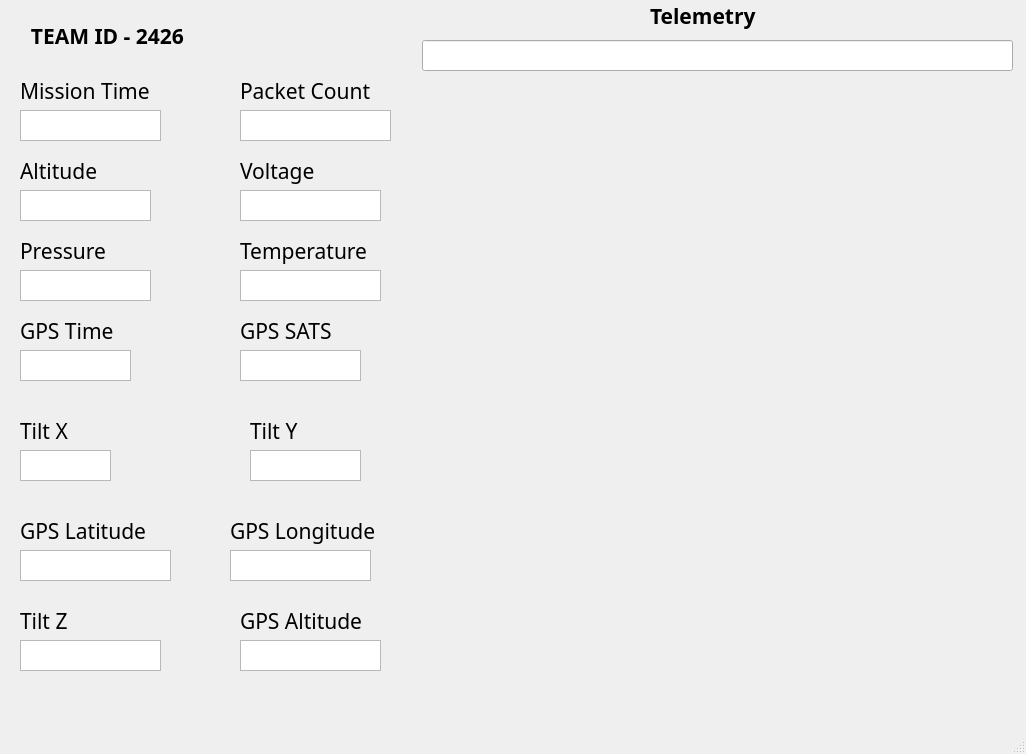
<?xml version="1.0" encoding="UTF-8"?>
<ui version="4.0">
 <class>MainWindow</class>
 <widget class="QMainWindow" name="MainWindow">
  <property name="enabled">
   <bool>true</bool>
  </property>
  <property name="geometry">
   <rect>
    <x>0</x>
    <y>0</y>
    <width>1026</width>
    <height>754</height>
   </rect>
  </property>
  <property name="windowTitle">
   <string>MainWindow</string>
  </property>
  <widget class="QWidget" name="centralwidget">
   <widget class="QLabel" name="label">
    <property name="geometry">
     <rect>
      <x>750</x>
      <y>80</y>
      <width>271</width>
      <height>191</height>
     </rect>
    </property>
    <property name="text">
     <string/>
    </property>
    <property name="pixmap">
     <pixmap resource="test.qrc">:/cansat/acc.PNG</pixmap>
    </property>
    <property name="scaledContents">
     <bool>true</bool>
    </property>
   </widget>
   <widget class="QLabel" name="label_2">
    <property name="geometry">
     <rect>
      <x>460</x>
      <y>80</y>
      <width>261</width>
      <height>191</height>
     </rect>
    </property>
    <property name="text">
     <string/>
    </property>
    <property name="pixmap">
     <pixmap resource="test.qrc">:/logo/2426.PNG</pixmap>
    </property>
    <property name="scaledContents">
     <bool>true</bool>
    </property>
   </widget>
   <widget class="QLabel" name="label_3">
    <property name="geometry">
     <rect>
      <x>20</x>
      <y>0</y>
      <width>221</width>
      <height>71</height>
     </rect>
    </property>
    <property name="font">
     <font>
      <family>Bodoni MT</family>
      <pointsize>16</pointsize>
      <weight>75</weight>
      <bold>true</bold>
     </font>
    </property>
    <property name="text">
     <string>  TEAM ID - 2426</string>
    </property>
   </widget>
   <widget class="QLabel" name="label_6">
    <property name="geometry">
     <rect>
      <x>20</x>
      <y>70</y>
      <width>171</width>
      <height>41</height>
     </rect>
    </property>
    <property name="font">
     <font>
      <family>Bodoni MT</family>
      <pointsize>16</pointsize>
     </font>
    </property>
    <property name="text">
     <string>Mission Time</string>
    </property>
   </widget>
   <widget class="QTextEdit" name="textEdit">
    <property name="geometry">
     <rect>
      <x>20</x>
      <y>110</y>
      <width>141</width>
      <height>31</height>
     </rect>
    </property>
    <property name="html">
     <string>&lt;!DOCTYPE HTML PUBLIC &quot;-//W3C//DTD HTML 4.0//EN&quot; &quot;http://www.w3.org/TR/REC-html40/strict.dtd&quot;&gt;
&lt;html&gt;&lt;head&gt;&lt;meta name=&quot;qrichtext&quot; content=&quot;1&quot; /&gt;&lt;style type=&quot;text/css&quot;&gt;
p, li { white-space: pre-wrap; }
&lt;/style&gt;&lt;/head&gt;&lt;body style=&quot; font-family:'MS Shell Dlg 2'; font-size:7.8pt; font-weight:400; font-style:normal;&quot;&gt;
&lt;p style=&quot;-qt-paragraph-type:empty; margin-top:0px; margin-bottom:0px; margin-left:0px; margin-right:0px; -qt-block-indent:0; text-indent:0px;&quot;&gt;&lt;br /&gt;&lt;/p&gt;&lt;/body&gt;&lt;/html&gt;</string>
    </property>
   </widget>
   <widget class="QLabel" name="label_7">
    <property name="geometry">
     <rect>
      <x>240</x>
      <y>70</y>
      <width>171</width>
      <height>41</height>
     </rect>
    </property>
    <property name="font">
     <font>
      <family>Bodoni MT</family>
      <pointsize>16</pointsize>
     </font>
    </property>
    <property name="text">
     <string>Packet Count</string>
    </property>
   </widget>
   <widget class="QTextEdit" name="textEdit_2">
    <property name="geometry">
     <rect>
      <x>240</x>
      <y>110</y>
      <width>151</width>
      <height>31</height>
     </rect>
    </property>
    <property name="html">
     <string>&lt;!DOCTYPE HTML PUBLIC &quot;-//W3C//DTD HTML 4.0//EN&quot; &quot;http://www.w3.org/TR/REC-html40/strict.dtd&quot;&gt;
&lt;html&gt;&lt;head&gt;&lt;meta name=&quot;qrichtext&quot; content=&quot;1&quot; /&gt;&lt;style type=&quot;text/css&quot;&gt;
p, li { white-space: pre-wrap; }
&lt;/style&gt;&lt;/head&gt;&lt;body style=&quot; font-family:'MS Shell Dlg 2'; font-size:7.8pt; font-weight:400; font-style:normal;&quot;&gt;
&lt;p style=&quot;-qt-paragraph-type:empty; margin-top:0px; margin-bottom:0px; margin-left:0px; margin-right:0px; -qt-block-indent:0; text-indent:0px;&quot;&gt;&lt;br /&gt;&lt;/p&gt;&lt;/body&gt;&lt;/html&gt;</string>
    </property>
   </widget>
   <widget class="QLabel" name="label_8">
    <property name="geometry">
     <rect>
      <x>20</x>
      <y>150</y>
      <width>171</width>
      <height>41</height>
     </rect>
    </property>
    <property name="font">
     <font>
      <family>Bodoni MT</family>
      <pointsize>16</pointsize>
     </font>
    </property>
    <property name="text">
     <string>Altitude</string>
    </property>
   </widget>
   <widget class="QTextEdit" name="textEdit_3">
    <property name="geometry">
     <rect>
      <x>20</x>
      <y>190</y>
      <width>131</width>
      <height>31</height>
     </rect>
    </property>
    <property name="html">
     <string>&lt;!DOCTYPE HTML PUBLIC &quot;-//W3C//DTD HTML 4.0//EN&quot; &quot;http://www.w3.org/TR/REC-html40/strict.dtd&quot;&gt;
&lt;html&gt;&lt;head&gt;&lt;meta name=&quot;qrichtext&quot; content=&quot;1&quot; /&gt;&lt;style type=&quot;text/css&quot;&gt;
p, li { white-space: pre-wrap; }
&lt;/style&gt;&lt;/head&gt;&lt;body style=&quot; font-family:'MS Shell Dlg 2'; font-size:7.8pt; font-weight:400; font-style:normal;&quot;&gt;
&lt;p style=&quot;-qt-paragraph-type:empty; margin-top:0px; margin-bottom:0px; margin-left:0px; margin-right:0px; -qt-block-indent:0; text-indent:0px;&quot;&gt;&lt;br /&gt;&lt;/p&gt;&lt;/body&gt;&lt;/html&gt;</string>
    </property>
   </widget>
   <widget class="QTextEdit" name="textEdit_4">
    <property name="geometry">
     <rect>
      <x>240</x>
      <y>190</y>
      <width>141</width>
      <height>31</height>
     </rect>
    </property>
    <property name="html">
     <string>&lt;!DOCTYPE HTML PUBLIC &quot;-//W3C//DTD HTML 4.0//EN&quot; &quot;http://www.w3.org/TR/REC-html40/strict.dtd&quot;&gt;
&lt;html&gt;&lt;head&gt;&lt;meta name=&quot;qrichtext&quot; content=&quot;1&quot; /&gt;&lt;style type=&quot;text/css&quot;&gt;
p, li { white-space: pre-wrap; }
&lt;/style&gt;&lt;/head&gt;&lt;body style=&quot; font-family:'MS Shell Dlg 2'; font-size:7.8pt; font-weight:400; font-style:normal;&quot;&gt;
&lt;p style=&quot;-qt-paragraph-type:empty; margin-top:0px; margin-bottom:0px; margin-left:0px; margin-right:0px; -qt-block-indent:0; text-indent:0px;&quot;&gt;&lt;br /&gt;&lt;/p&gt;&lt;/body&gt;&lt;/html&gt;</string>
    </property>
   </widget>
   <widget class="QLabel" name="label_9">
    <property name="geometry">
     <rect>
      <x>240</x>
      <y>150</y>
      <width>171</width>
      <height>41</height>
     </rect>
    </property>
    <property name="font">
     <font>
      <family>Bodoni MT</family>
      <pointsize>16</pointsize>
     </font>
    </property>
    <property name="text">
     <string>Voltage</string>
    </property>
   </widget>
   <widget class="QLabel" name="label_10">
    <property name="geometry">
     <rect>
      <x>20</x>
      <y>230</y>
      <width>171</width>
      <height>41</height>
     </rect>
    </property>
    <property name="font">
     <font>
      <family>Bodoni MT</family>
      <pointsize>16</pointsize>
     </font>
    </property>
    <property name="text">
     <string>Pressure</string>
    </property>
   </widget>
   <widget class="QTextEdit" name="textEdit_5">
    <property name="geometry">
     <rect>
      <x>20</x>
      <y>270</y>
      <width>131</width>
      <height>31</height>
     </rect>
    </property>
    <property name="html">
     <string>&lt;!DOCTYPE HTML PUBLIC &quot;-//W3C//DTD HTML 4.0//EN&quot; &quot;http://www.w3.org/TR/REC-html40/strict.dtd&quot;&gt;
&lt;html&gt;&lt;head&gt;&lt;meta name=&quot;qrichtext&quot; content=&quot;1&quot; /&gt;&lt;style type=&quot;text/css&quot;&gt;
p, li { white-space: pre-wrap; }
&lt;/style&gt;&lt;/head&gt;&lt;body style=&quot; font-family:'MS Shell Dlg 2'; font-size:7.8pt; font-weight:400; font-style:normal;&quot;&gt;
&lt;p style=&quot;-qt-paragraph-type:empty; margin-top:0px; margin-bottom:0px; margin-left:0px; margin-right:0px; -qt-block-indent:0; text-indent:0px;&quot;&gt;&lt;br /&gt;&lt;/p&gt;&lt;/body&gt;&lt;/html&gt;</string>
    </property>
   </widget>
   <widget class="QLabel" name="label_11">
    <property name="geometry">
     <rect>
      <x>240</x>
      <y>230</y>
      <width>171</width>
      <height>41</height>
     </rect>
    </property>
    <property name="font">
     <font>
      <family>Bodoni MT</family>
      <pointsize>16</pointsize>
     </font>
    </property>
    <property name="text">
     <string>Temperature</string>
    </property>
   </widget>
   <widget class="QTextEdit" name="textEdit_6">
    <property name="geometry">
     <rect>
      <x>240</x>
      <y>270</y>
      <width>141</width>
      <height>31</height>
     </rect>
    </property>
    <property name="html">
     <string>&lt;!DOCTYPE HTML PUBLIC &quot;-//W3C//DTD HTML 4.0//EN&quot; &quot;http://www.w3.org/TR/REC-html40/strict.dtd&quot;&gt;
&lt;html&gt;&lt;head&gt;&lt;meta name=&quot;qrichtext&quot; content=&quot;1&quot; /&gt;&lt;style type=&quot;text/css&quot;&gt;
p, li { white-space: pre-wrap; }
&lt;/style&gt;&lt;/head&gt;&lt;body style=&quot; font-family:'MS Shell Dlg 2'; font-size:7.8pt; font-weight:400; font-style:normal;&quot;&gt;
&lt;p style=&quot;-qt-paragraph-type:empty; margin-top:0px; margin-bottom:0px; margin-left:0px; margin-right:0px; -qt-block-indent:0; text-indent:0px;&quot;&gt;&lt;br /&gt;&lt;/p&gt;&lt;/body&gt;&lt;/html&gt;</string>
    </property>
   </widget>
   <widget class="QLabel" name="label_12">
    <property name="geometry">
     <rect>
      <x>20</x>
      <y>410</y>
      <width>171</width>
      <height>41</height>
     </rect>
    </property>
    <property name="font">
     <font>
      <family>Bodoni MT</family>
      <pointsize>16</pointsize>
     </font>
    </property>
    <property name="text">
     <string>Tilt X</string>
    </property>
   </widget>
   <widget class="QLabel" name="label_13">
    <property name="geometry">
     <rect>
      <x>250</x>
      <y>410</y>
      <width>171</width>
      <height>41</height>
     </rect>
    </property>
    <property name="font">
     <font>
      <family>Bodoni MT</family>
      <pointsize>16</pointsize>
     </font>
    </property>
    <property name="text">
     <string>Tilt Y</string>
    </property>
   </widget>
   <widget class="QLabel" name="label_14">
    <property name="geometry">
     <rect>
      <x>20</x>
      <y>600</y>
      <width>171</width>
      <height>41</height>
     </rect>
    </property>
    <property name="font">
     <font>
      <family>Bodoni MT</family>
      <pointsize>16</pointsize>
     </font>
    </property>
    <property name="text">
     <string>Tilt Z</string>
    </property>
   </widget>
   <widget class="QTextEdit" name="textEdit_7">
    <property name="geometry">
     <rect>
      <x>20</x>
      <y>450</y>
      <width>91</width>
      <height>31</height>
     </rect>
    </property>
    <property name="html">
     <string>&lt;!DOCTYPE HTML PUBLIC &quot;-//W3C//DTD HTML 4.0//EN&quot; &quot;http://www.w3.org/TR/REC-html40/strict.dtd&quot;&gt;
&lt;html&gt;&lt;head&gt;&lt;meta name=&quot;qrichtext&quot; content=&quot;1&quot; /&gt;&lt;style type=&quot;text/css&quot;&gt;
p, li { white-space: pre-wrap; }
&lt;/style&gt;&lt;/head&gt;&lt;body style=&quot; font-family:'MS Shell Dlg 2'; font-size:7.8pt; font-weight:400; font-style:normal;&quot;&gt;
&lt;p style=&quot;-qt-paragraph-type:empty; margin-top:0px; margin-bottom:0px; margin-left:0px; margin-right:0px; -qt-block-indent:0; text-indent:0px;&quot;&gt;&lt;br /&gt;&lt;/p&gt;&lt;/body&gt;&lt;/html&gt;</string>
    </property>
   </widget>
   <widget class="QTextEdit" name="textEdit_8">
    <property name="geometry">
     <rect>
      <x>250</x>
      <y>450</y>
      <width>111</width>
      <height>31</height>
     </rect>
    </property>
    <property name="html">
     <string>&lt;!DOCTYPE HTML PUBLIC &quot;-//W3C//DTD HTML 4.0//EN&quot; &quot;http://www.w3.org/TR/REC-html40/strict.dtd&quot;&gt;
&lt;html&gt;&lt;head&gt;&lt;meta name=&quot;qrichtext&quot; content=&quot;1&quot; /&gt;&lt;style type=&quot;text/css&quot;&gt;
p, li { white-space: pre-wrap; }
&lt;/style&gt;&lt;/head&gt;&lt;body style=&quot; font-family:'MS Shell Dlg 2'; font-size:7.8pt; font-weight:400; font-style:normal;&quot;&gt;
&lt;p style=&quot;-qt-paragraph-type:empty; margin-top:0px; margin-bottom:0px; margin-left:0px; margin-right:0px; -qt-block-indent:0; text-indent:0px;&quot;&gt;&lt;br /&gt;&lt;/p&gt;&lt;/body&gt;&lt;/html&gt;</string>
    </property>
   </widget>
   <widget class="QTextEdit" name="textEdit_9">
    <property name="geometry">
     <rect>
      <x>20</x>
      <y>640</y>
      <width>141</width>
      <height>31</height>
     </rect>
    </property>
    <property name="html">
     <string>&lt;!DOCTYPE HTML PUBLIC &quot;-//W3C//DTD HTML 4.0//EN&quot; &quot;http://www.w3.org/TR/REC-html40/strict.dtd&quot;&gt;
&lt;html&gt;&lt;head&gt;&lt;meta name=&quot;qrichtext&quot; content=&quot;1&quot; /&gt;&lt;style type=&quot;text/css&quot;&gt;
p, li { white-space: pre-wrap; }
&lt;/style&gt;&lt;/head&gt;&lt;body style=&quot; font-family:'MS Shell Dlg 2'; font-size:7.8pt; font-weight:400; font-style:normal;&quot;&gt;
&lt;p style=&quot;-qt-paragraph-type:empty; margin-top:0px; margin-bottom:0px; margin-left:0px; margin-right:0px; -qt-block-indent:0; text-indent:0px;&quot;&gt;&lt;br /&gt;&lt;/p&gt;&lt;/body&gt;&lt;/html&gt;</string>
    </property>
   </widget>
   <widget class="QLabel" name="label_15">
    <property name="geometry">
     <rect>
      <x>20</x>
      <y>310</y>
      <width>171</width>
      <height>41</height>
     </rect>
    </property>
    <property name="font">
     <font>
      <family>Bodoni MT</family>
      <pointsize>16</pointsize>
     </font>
    </property>
    <property name="text">
     <string>GPS Time</string>
    </property>
   </widget>
   <widget class="QTextEdit" name="textEdit_10">
    <property name="geometry">
     <rect>
      <x>20</x>
      <y>350</y>
      <width>111</width>
      <height>31</height>
     </rect>
    </property>
    <property name="html">
     <string>&lt;!DOCTYPE HTML PUBLIC &quot;-//W3C//DTD HTML 4.0//EN&quot; &quot;http://www.w3.org/TR/REC-html40/strict.dtd&quot;&gt;
&lt;html&gt;&lt;head&gt;&lt;meta name=&quot;qrichtext&quot; content=&quot;1&quot; /&gt;&lt;style type=&quot;text/css&quot;&gt;
p, li { white-space: pre-wrap; }
&lt;/style&gt;&lt;/head&gt;&lt;body style=&quot; font-family:'MS Shell Dlg 2'; font-size:7.8pt; font-weight:400; font-style:normal;&quot;&gt;
&lt;p style=&quot;-qt-paragraph-type:empty; margin-top:0px; margin-bottom:0px; margin-left:0px; margin-right:0px; -qt-block-indent:0; text-indent:0px;&quot;&gt;&lt;br /&gt;&lt;/p&gt;&lt;/body&gt;&lt;/html&gt;</string>
    </property>
   </widget>
   <widget class="QLabel" name="label_16">
    <property name="geometry">
     <rect>
      <x>240</x>
      <y>310</y>
      <width>171</width>
      <height>41</height>
     </rect>
    </property>
    <property name="font">
     <font>
      <family>Bodoni MT</family>
      <pointsize>16</pointsize>
     </font>
    </property>
    <property name="text">
     <string>GPS SATS</string>
    </property>
   </widget>
   <widget class="QTextEdit" name="textEdit_11">
    <property name="geometry">
     <rect>
      <x>240</x>
      <y>350</y>
      <width>121</width>
      <height>31</height>
     </rect>
    </property>
    <property name="html">
     <string>&lt;!DOCTYPE HTML PUBLIC &quot;-//W3C//DTD HTML 4.0//EN&quot; &quot;http://www.w3.org/TR/REC-html40/strict.dtd&quot;&gt;
&lt;html&gt;&lt;head&gt;&lt;meta name=&quot;qrichtext&quot; content=&quot;1&quot; /&gt;&lt;style type=&quot;text/css&quot;&gt;
p, li { white-space: pre-wrap; }
&lt;/style&gt;&lt;/head&gt;&lt;body style=&quot; font-family:'MS Shell Dlg 2'; font-size:7.8pt; font-weight:400; font-style:normal;&quot;&gt;
&lt;p style=&quot;-qt-paragraph-type:empty; margin-top:0px; margin-bottom:0px; margin-left:0px; margin-right:0px; -qt-block-indent:0; text-indent:0px;&quot;&gt;&lt;br /&gt;&lt;/p&gt;&lt;/body&gt;&lt;/html&gt;</string>
    </property>
   </widget>
   <widget class="QLabel" name="label_17">
    <property name="geometry">
     <rect>
      <x>20</x>
      <y>510</y>
      <width>171</width>
      <height>41</height>
     </rect>
    </property>
    <property name="font">
     <font>
      <family>Bodoni MT</family>
      <pointsize>16</pointsize>
     </font>
    </property>
    <property name="text">
     <string>GPS Latitude</string>
    </property>
   </widget>
   <widget class="QLabel" name="label_18">
    <property name="geometry">
     <rect>
      <x>230</x>
      <y>510</y>
      <width>181</width>
      <height>41</height>
     </rect>
    </property>
    <property name="font">
     <font>
      <family>Bodoni MT</family>
      <pointsize>16</pointsize>
     </font>
    </property>
    <property name="text">
     <string>GPS Longitude</string>
    </property>
   </widget>
   <widget class="QTextEdit" name="textEdit_12">
    <property name="geometry">
     <rect>
      <x>20</x>
      <y>550</y>
      <width>151</width>
      <height>31</height>
     </rect>
    </property>
    <property name="html">
     <string>&lt;!DOCTYPE HTML PUBLIC &quot;-//W3C//DTD HTML 4.0//EN&quot; &quot;http://www.w3.org/TR/REC-html40/strict.dtd&quot;&gt;
&lt;html&gt;&lt;head&gt;&lt;meta name=&quot;qrichtext&quot; content=&quot;1&quot; /&gt;&lt;style type=&quot;text/css&quot;&gt;
p, li { white-space: pre-wrap; }
&lt;/style&gt;&lt;/head&gt;&lt;body style=&quot; font-family:'MS Shell Dlg 2'; font-size:7.8pt; font-weight:400; font-style:normal;&quot;&gt;
&lt;p style=&quot;-qt-paragraph-type:empty; margin-top:0px; margin-bottom:0px; margin-left:0px; margin-right:0px; -qt-block-indent:0; text-indent:0px;&quot;&gt;&lt;br /&gt;&lt;/p&gt;&lt;/body&gt;&lt;/html&gt;</string>
    </property>
   </widget>
   <widget class="QTextEdit" name="textEdit_13">
    <property name="geometry">
     <rect>
      <x>230</x>
      <y>550</y>
      <width>141</width>
      <height>31</height>
     </rect>
    </property>
    <property name="html">
     <string>&lt;!DOCTYPE HTML PUBLIC &quot;-//W3C//DTD HTML 4.0//EN&quot; &quot;http://www.w3.org/TR/REC-html40/strict.dtd&quot;&gt;
&lt;html&gt;&lt;head&gt;&lt;meta name=&quot;qrichtext&quot; content=&quot;1&quot; /&gt;&lt;style type=&quot;text/css&quot;&gt;
p, li { white-space: pre-wrap; }
&lt;/style&gt;&lt;/head&gt;&lt;body style=&quot; font-family:'MS Shell Dlg 2'; font-size:7.8pt; font-weight:400; font-style:normal;&quot;&gt;
&lt;p style=&quot;-qt-paragraph-type:empty; margin-top:0px; margin-bottom:0px; margin-left:0px; margin-right:0px; -qt-block-indent:0; text-indent:0px;&quot;&gt;&lt;br /&gt;&lt;/p&gt;&lt;/body&gt;&lt;/html&gt;</string>
    </property>
   </widget>
   <widget class="QLabel" name="label_19">
    <property name="geometry">
     <rect>
      <x>240</x>
      <y>600</y>
      <width>181</width>
      <height>41</height>
     </rect>
    </property>
    <property name="font">
     <font>
      <family>Bodoni MT</family>
      <pointsize>16</pointsize>
     </font>
    </property>
    <property name="text">
     <string>GPS Altitude</string>
    </property>
   </widget>
   <widget class="QTextEdit" name="textEdit_14">
    <property name="geometry">
     <rect>
      <x>240</x>
      <y>640</y>
      <width>141</width>
      <height>31</height>
     </rect>
    </property>
    <property name="html">
     <string>&lt;!DOCTYPE HTML PUBLIC &quot;-//W3C//DTD HTML 4.0//EN&quot; &quot;http://www.w3.org/TR/REC-html40/strict.dtd&quot;&gt;
&lt;html&gt;&lt;head&gt;&lt;meta name=&quot;qrichtext&quot; content=&quot;1&quot; /&gt;&lt;style type=&quot;text/css&quot;&gt;
p, li { white-space: pre-wrap; }
&lt;/style&gt;&lt;/head&gt;&lt;body style=&quot; font-family:'MS Shell Dlg 2'; font-size:7.8pt; font-weight:400; font-style:normal;&quot;&gt;
&lt;p style=&quot;-qt-paragraph-type:empty; margin-top:0px; margin-bottom:0px; margin-left:0px; margin-right:0px; -qt-block-indent:0; text-indent:0px;&quot;&gt;&lt;br /&gt;&lt;/p&gt;&lt;/body&gt;&lt;/html&gt;</string>
    </property>
   </widget>
   <widget class="QLabel" name="label_4">
    <property name="geometry">
     <rect>
      <x>650</x>
      <y>-10</y>
      <width>181</width>
      <height>51</height>
     </rect>
    </property>
    <property name="font">
     <font>
      <family>Bodoni MT</family>
      <pointsize>16</pointsize>
      <weight>75</weight>
      <bold>true</bold>
     </font>
    </property>
    <property name="text">
     <string>Telemetry</string>
    </property>
   </widget>
   <widget class="QLineEdit" name="lineEdit">
    <property name="geometry">
     <rect>
      <x>422</x>
      <y>40</y>
      <width>591</width>
      <height>31</height>
     </rect>
    </property>
   </widget>
  </widget>
  <widget class="QMenuBar" name="menubar">
   <property name="geometry">
    <rect>
     <x>0</x>
     <y>0</y>
     <width>1026</width>
     <height>26</height>
    </rect>
   </property>
  </widget>
  <widget class="QStatusBar" name="statusbar"/>
 </widget>
 <resources>
  <include location="test.qrc"/>
 </resources>
 <connections/>
</ui>
